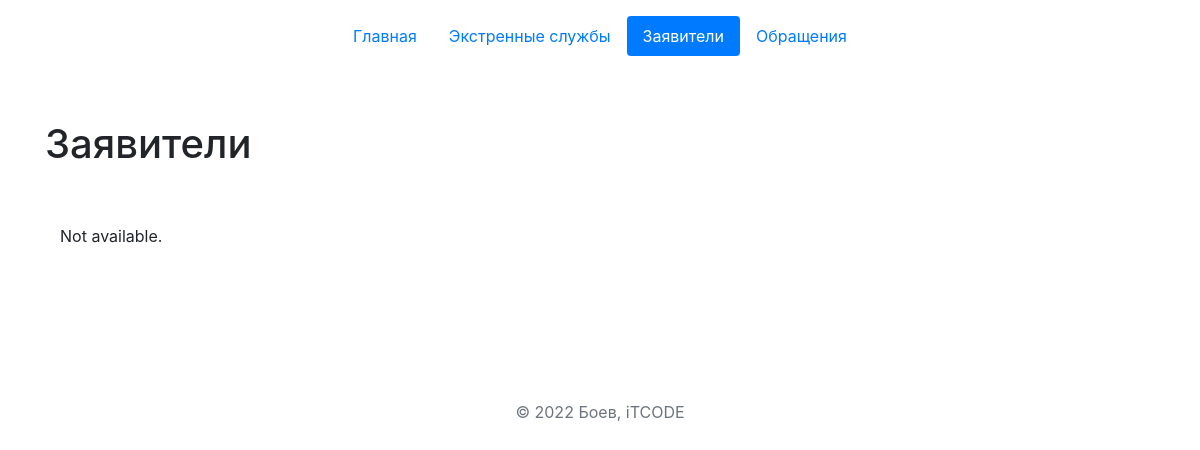
The app's page /models_2/, older data.
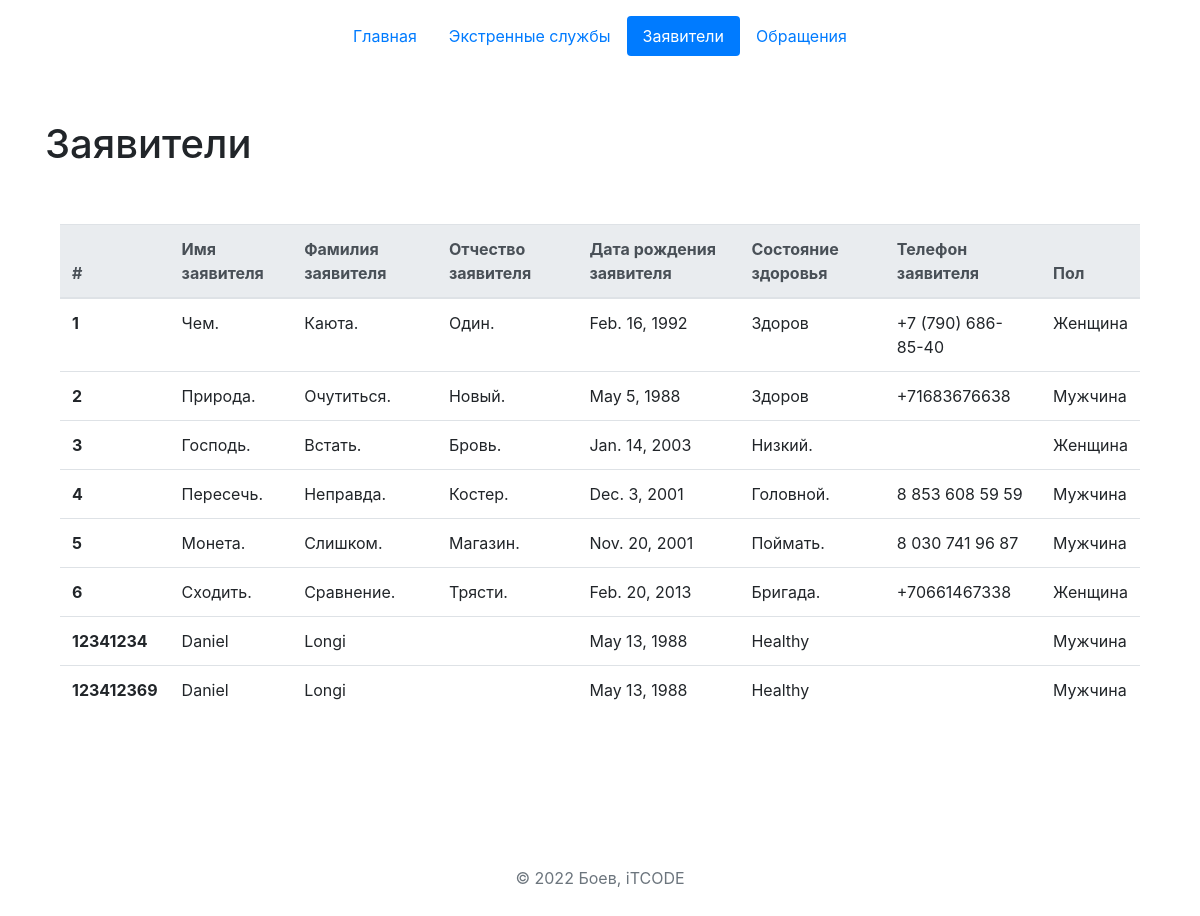
The same page, newer data.
### emergency_request/models.py (models this page shows, shortened)
class Applicant(models.Model):
    first_name = models.CharField('Имя заявителя', max_length=255)
    last_name = models.CharField('Фамилия заявителя', max_length=255)
    patronymic = models.CharField('Отчество заявителя', max_length=255)
    birthdate = models.DateField('Дата рождения заявителя')
    health_status = models.TextField(
        'Состояние здоровья',
        max_length=255,
        default='Практически здоров',
        help_text='Аллергоанамез, хроническе, заболевания и т.п.',
        blank=True,
    )
    phone_number = models.CharField('Телефон заявителя', max_length=255, blank=True)
    gender = models.CharField(
        'Пол',
        max_length=255,
        choices=consts.GENDER_CHOICES,
        default=consts.MALE,
    )
    class Meta:
        verbose_name = 'Заявитель'
        verbose_name_plural = 'Заявители'
        ordering = ('first_name', 'last_name', 'patronymic')

### emergency_request/views.py (the view)
# urls.py: path('models_2/', views.models_2, name='models_2'),
def models_2(request):
    applicants = Applicant.objects.all().order_by('id')
    context = {
        'applicants': applicants,
        'navbar': 'models_2'}
    return render(request, 'emergency_request/models_2.html', context)

### emergency_request/templates/emergency_request/models_2.html (shortened to what this page needs)
{% extends 'base.html' %}
{% load emergency_extras %}
{% block nav %}
    {% include 'includes/nav_models.html' %}
{% endblock %}
{% block content %}
<div class="container py-5">
    <h1>
        Заявители
    </h1>
    <div class="container py-5 align-items-center">
        {% if applicants %}
        <table class="table">
            <thead class="thead-light col-md-5">
            <tr>
                <th scope="col">#</th>
                <th scope="col">Имя заявителя</th>
                <th scope="col">Фамилия заявителя</th>
                <th scope="col">Отчество заявителя</th>
                <th scope="col">Дата рождения заявителя</th>
                <th scope="col">Состояние здоровья</th>
                <th scope="col">Телефон заявителя</th>
                <th scope="col">Пол</th>
            </tr>
            </thead>
            <tbody>
            {% for applicant in applicants %}
            <tr>
                <th scope="row">{{ applicant.id }}</th>
                <td>{{ applicant.first_name }}</td>
                <td>{{ applicant.last_name }}</td>
                <td>{{ applicant.patronymic }}</td>
                <td>{{ applicant.birthdate }}</td>
                <td>{{ applicant.health_status }}</td>
                <td>{{ applicant.phone_number }}</td>
                <td>{{ applicant.gender }}</td>
            </tr>
            {% endfor %}
            </tbody>
        </table>
        {% else %}
            <p>Not available.</p>
        {% endif %}
    </div>
    {% endblock content %}

Row changes from the older to the newer data that the page shows:
added Applicant: id "1", first_name "Чем.", last_name "Каюта.", patronymic "Один.", birthdate "Feb. 16, 1992", health_status "Здоров", phone_number "+7 (790) 686-85-40", gender "Женщина"
added Applicant: id "2", first_name "Природа.", last_name "Очутиться.", patronymic "Новый.", birthdate "May 5, 1988", health_status "Здоров", phone_number "+71683676638", gender "Мужчина"
added Applicant: id "3", first_name "Господь.", last_name "Встать.", patronymic "Бровь.", birthdate "Jan. 14, 2003", health_status "Низкий.", gender "Женщина"
added Applicant: id "4", first_name "Пересечь.", last_name "Неправда.", patronymic "Костер.", birthdate "Dec. 3, 2001", health_status "Головной.", phone_number "8 853 608 59 59", gender "Мужчина"
added Applicant: id "5", first_name "Монета.", last_name "Слишком.", patronymic "Магазин.", birthdate "Nov. 20, 2001", health_status "Поймать.", phone_number "8 030 741 96 87", gender "Мужчина"
added Applicant: id "6", first_name "Сходить.", last_name "Сравнение.", patronymic "Трясти.", birthdate "Feb. 20, 2013", health_status "Бригада.", phone_number "+70661467338", gender "Женщина"
added Applicant: id "12341234", first_name "Daniel", last_name "Longi", birthdate "May 13, 1988", health_status "Healthy", gender "Мужчина"
added Applicant: id "123412369", first_name "Daniel", last_name "Longi", birthdate "May 13, 1988", health_status "Healthy", gender "Мужчина"
Text that changed along with them:
text no longer shown: "Not available."
text now shown: "# Имя заявителя Фамилия заявителя Отчество заявителя Дата рождения заявителя Состояние здоровья Телефон заявителя Пол"
